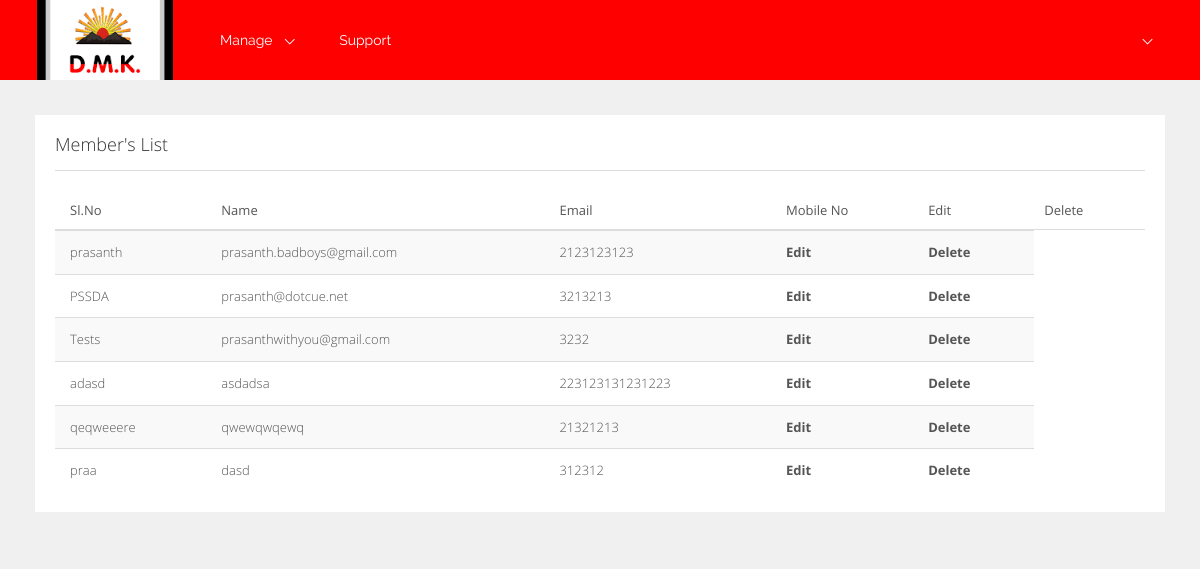
/manage/MemberList?type=memberList, run on the app's committed database.
### tables this page shows
CREATE TABLE IF NOT EXISTS `tbl_User` (
  `userId` int(11) NOT NULL AUTO_INCREMENT,
  `userName` varchar(255) DEFAULT NULL,
  `password` varchar(255) DEFAULT NULL,
  `Name` varchar(255) DEFAULT NULL,
  `mobileNo` bigint(20) DEFAULT NULL,
  `EmailId` varchar(255) DEFAULT NULL,
  `districtId` int(11) DEFAULT NULL,
  `usertypeId` int(11) DEFAULT NULL,
  `status` varchar(255) DEFAULT 'active',
  `createdAt` datetime DEFAULT NULL,
  PRIMARY KEY (`userId`)
);

### manage/db.php (called while the page is built, shortened)
<?php
    class Db {
        public function connect() {
		static $connection;
		if(!isset($connection)) {
		$config = parse_ini_file('config.ini');
		$connection = mysqli_connect('localhost',$config['username'],$config['password'],$config['dbname']);
		}
		return $connection;
        }
 public function selectquery($query) {
            $connection = $this -> connect();
            $result = $connection -> query($query);
            return $result;
        }
        public function select($query) {
            $resultData = array();
            $result = $this -> selectquery($query);
            while ($row = $result -> fetch_assoc()) {
                $resultData[] = $row;
            }
            return $resultData;
        }
    }
?>

### manage/MemberList.php (the view, shortened to what this page needs)
<?php include "header.php";
include "db.php";
$type=$_REQUEST['type'];
    $db = new Db();
?>
 <div class="main-content">
          <div class="row">
            <div class="col-md-12">
              <div class="panel panel-default">
                <div class="panel-heading">
                  <h3>Member's List</h3>
                </div>
              <div class="panel-body" >
	<?php if($type=='memberList'){?>
               <table id="table1" class="table table-striped table-hover table-fw-widget">
                  <thead>
                    <tr>
                      <th>Sl.No</th>
                      <th>Name</th>
                      <th>Email</th>
                      <th>Mobile No</th>
                      <th>Edit</th>
                      <th>Delete</th>
                    </tr>
                  </thead>
                  <tbody>
			<?php     $memberList = $db -> select("SELECT * FROM `tbl_User` WHERE `status`='active' and `usertypeId`='2'");
				for($i=0;$i<count($memberList);$i++){ ?>
                    <tr class="odd gradeX">
                      <td><?php echo $memberList[$i]['Name']?></td>
                      <td><?php echo $memberList[$i]['userName']?></td>
                      <td><?php echo $memberList[$i]['mobileNo']?></td>
                      <td class="center"><b> Edit</b></td>
                      <td class="center"><b>Delete</b></td>
                    </tr>
                    	<?php } ?>
                  </tbody>
                </table>
                    	<?php } else if($type=='districtList'){ ?>
  <table id="table1" class="table table-striped table-hover table-fw-widget">
                  <thead>
                    <tr>
                      <th>Sl.No</th>
                      <th>District</th>
                      <th>Edit</th>
                      <th>Delete</th>
                    </tr>
                  </thead>
                  <tbody>
			<?php     $districtList = $db -> select("SELECT * FROM `tbl_district` WHERE 1");
				for($i=0;$i<count($districtList);$i++){ ?>
                    <tr class="odd gradeX">
                      <td><?php echo $i+1; ?></td>
                      <td><?php echo $districtList[$i]['district']?></td>
                      <td class="center"><b> Edit</b></td>
                      <td class="center"><b>Delete</b></td>
                    </tr>
                    	<?php } ?>
                  </tbody>
                </table>
		<?php } ?>
                </div>
              </div>
            </div>
          </div>
        </div>
      </div>

### data on the page
tbl_user: Name "prasanth", userName "prasanth.badboys@gmail.com", mobileNo "2123123123"
tbl_user: Name "PSSDA", userName "prasanth@dotcue.net", mobileNo "3213213"
tbl_user: Name "Tests", userName "prasanthwithyou@gmail.com", mobileNo "3232"
tbl_user: Name "adasd", userName "asdadsa", mobileNo "223123131231223"
tbl_user: Name "qeqweeere", userName "qwewqwqewq", mobileNo "21321213"
tbl_user: Name "praa", userName "dasd", mobileNo "312312"
